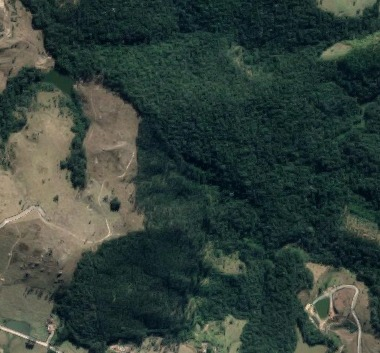
#> input picture floresta.jpeg, 380 x 353 px, found by its file name
$ jupyter execute --allow-errors exploratory.ipynb
#> lines starting #> are read from the running program, lines starting #| are printed output that depends on the picture; after the words box and inside, x2 and y2 are one past the last pixel; in counts of white or black regions, pixels touching at a corner belong together
[cell 1]
import numpy as np
import imageio as io
import scipy
from scipy import stats
from skimage import color
from skimage import filters
import matplotlib.pyplot as plt

[cell 2]
def normalize(matrix, start, end):
    return (matrix - matrix.min())/(matrix.max() - matrix.min()) * (end-start) + start

[cell 3]
# reference_name = 'montreal-bg.jpg'
reference_name = 'floresta.jpeg'

img_orig = ref_image = io.imread(reference_name)
#> img_orig is the input picture: shape (353, 380, 3); mean R, G, B 51.2, 65.1, 58.7
img_orig_gs = color.rgb2gray(img_orig)
img_orig_gs = normalize(img_orig_gs, 0, 255).astype(np.uint8)

plt.figure(figsize=(20, 10))
plt.subplot(121)
plt.imshow(img_orig)
plt.subplot(122)
plt.imshow(img_orig_gs, cmap='gray')
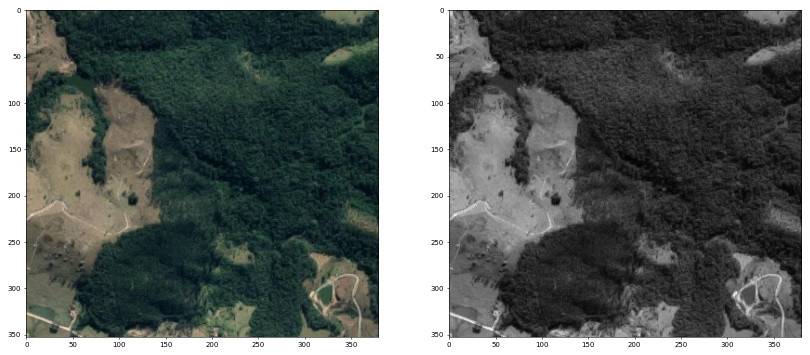
#> figure drawn by matplotlib, 2 panels

[cell 4]
# 1. Compute histogram
hist, _ = np.histogram(img_orig_gs, bins=256, range=(0,256))
#> hist = 256 values, max 2540 at index 38, min 0 at index 218, mean 524

# 2. Compute threshold
ths = filters.threshold_otsu(img_orig_gs)
#> ths = 83
img_ths = img_orig_gs < ths
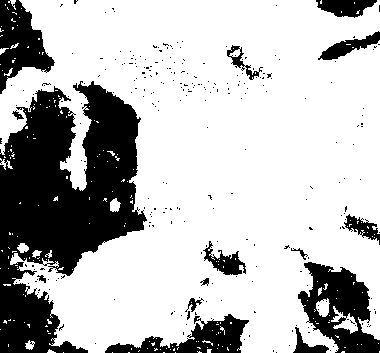
#> img_ths: shape (353, 380) bool; 73.3% white; 268 black regions (253 under 20 px), largest, box (x1, y1, x2, y2) and area: (0, 81, 147, 353) 22891, (298, 262, 380, 353) 3950, (0, 0, 55, 94) 2716
hist_ths, _ = np.histogram(img_ths, bins=256, range=(0,256))
#> hist_ths = 256 values, max 98382 at index 1, min 0 at index 2, mean 524


plt.figure(figsize=(20, 12))
plt.subplot(221); plt.imshow(img_orig_gs, cmap='gray')
plt.subplot(222); plt.bar(np.arange(0,256), hist)

plt.subplot(223); plt.imshow(img_ths, cmap='gray')
plt.subplot(224); plt.bar(np.arange(0,256), hist_ths)
#> figure, not shown here; panel 2: tallest bar 2540 high, from x = 37.6 to 38.4; panel 4: tallest bar 98382 high, from x = 0.6 to 1.4

[cell 5]
from skimage.filters import sobel
from skimage.segmentation import watershed
from skimage import morphology


no_seeds = 8
random_seeds = np.zeros(img_orig_gs.shape)

indices = np.random.randint(0, img_orig_gs.shape, [no_seeds, 2])


random_seeds[indices[:, 0], indices[:, 1]] = img_orig_gs[indices[:, 0], indices[:, 1]]

random_seeds = morphology.dilation(random_seeds, morphology.disk(4)).astype(np.uint8)
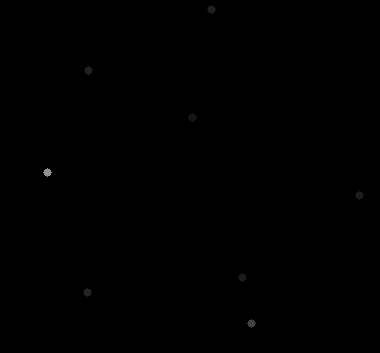
#> random_seeds: shape (353, 380); min 0, max 145, mean 0.1

elevation_map = sobel(img_orig_gs)
segmentation = watershed(elevation_map, random_seeds)
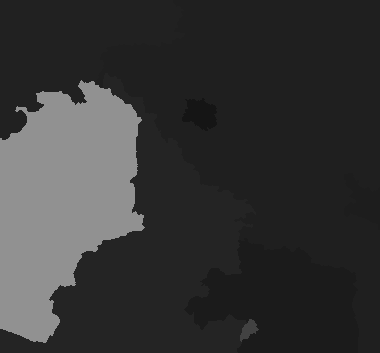
#> segmentation: shape (353, 380); min 21, max 145, mean 53.3
# segmentation = normalize(segmentation, 0, 255).astype(np.uint8)
# print(segmentation)

elev_ths, _ = np.histogram(elevation_map, bins=256, range=(0,256))
#> elev_ths = 256 values, max 134140 at index 0, min 0 at index 1, mean 524
seg_ths, _ = np.histogram(segmentation, bins=256, range=(0,256))
#> seg_ths = 256 values, max 51746 at index 31, min 0 at index 0, mean 524
rand_ths, _ = np.histogram(random_seeds, bins=256, range=(0,256))
#> rand_ths = 256 values, max 133748 at index 0, min 0 at index 1, mean 524

fig, axes = plt.subplots(2,2, figsize=(20, 12), sharex=True, sharey=True)
ax = axes.ravel()


axes[0, 0].imshow(img_orig_gs, cmap='gray'); axes[0, 0].axis('off'); axes[0,0].set_title('Image')
# axes[0, 1].bar(np.arange(0,256), hist)

axes[0, 1].imshow(random_seeds, cmap='gray'); axes[0, 1].axis('off'); axes[0,1].set_title('Random Seeds')
# axes[1, 1].bar(np.arange(0,256), hist)

axes[1, 0].imshow(elevation_map, cmap='gray'); axes[1, 0].axis('off'); axes[1,0].set_title('Elevation Map')
# axes[2, 1].bar(np.arange(0,256), elev_ths)

axes[1, 1].imshow(img_orig_gs, cmap='gray'); axes[1, 1].axis('off'); axes[1,1].set_title('Result')
axes[1, 1].imshow(segmentation, cmap=plt.cm.nipy_spectral, alpha=0.4)

[cell 6]
import numpy as np
import matplotlib.pyplot as plt
from scipy import ndimage as ndi

from skimage import data
from skimage.metrics import (adapted_rand_error,
                              variation_of_information)
from skimage.filters import sobel
from skimage.measure import label
from skimage.util import img_as_float
from skimage.feature import canny
from skimage.morphology import remove_small_objects
from skimage.segmentation import (morphological_geodesic_active_contour,
                                  inverse_gaussian_gradient,
                                  watershed,
                                  mark_boundaries)

[cell 7]
image = data.coins()
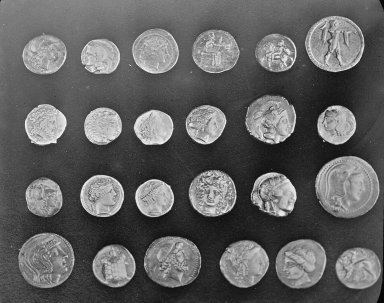
#> input picture skimage.data.coins(), 384 x 303 px
#> image is the input picture: shape (303, 384); min 1, max 252, mean 96.9

elevation_map = sobel(image)
#> elevation_map: shape (303, 384) float64
markers = np.zeros_like(image)
markers[image < 30] = 1
markers[image > 150] = 2
im_true = watershed(elevation_map, markers)
#> im_true: shape (303, 384); values 1 (black) and 2 (white), 33.4% white; 25 white regions (1 under 20 px), largest, box (x1, y1, x2, y2) and area: (315, 156, 380, 218) 3141, (305, 16, 365, 72) 2604, (18, 233, 75, 288) 2461
im_true = ndi.label(ndi.binary_fill_holes(im_true - 1))[0]
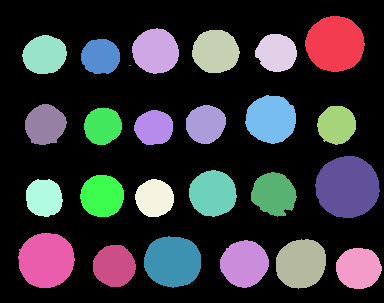
#> im_true: shape (303, 384) int32; 26 distinct labels, from 0 to 25; one colour per label, 0 black

[cell 8]
g, axes = plt.subplots(2,2, figsize=(20, 12), sharex=True, sharey=True)
ax = axes.ravel()


axes[0, 0].imshow(image, cmap='gray'); axes[0, 0].axis('off'); axes[0,0].set_title('Image')
# axes[0, 1].bar(np.arange(0,256), hist)

axes[0, 1].imshow(markers, cmap='gray'); axes[0, 1].axis('off'); axes[0,1].set_title('Markers')
# axes[1, 1].bar(np.arange(0,256), hist)

axes[1, 0].imshow(elevation_map, cmap='gray'); axes[1, 0].axis('off'); axes[1,0].set_title('Elevation Map')
# axes[2, 1].bar(np.arange(0,256), elev_ths)

#axes[1, 1].imshow(img_orig_gs, cmap='gray'); axes[1, 1].axis('off'); axes[1,1].set_title('Result')
#axes[1, 1].imshow(segmentation, cmap=plt.cm.nipy_spectral, alpha=0.4)
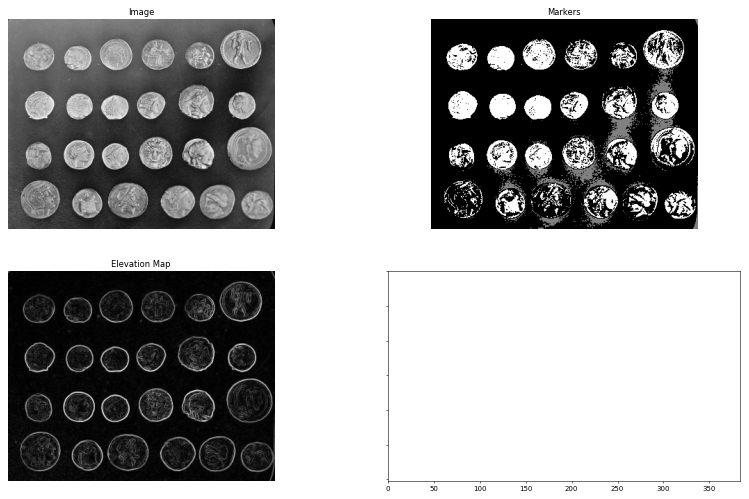
#> figure drawn by matplotlib, 3 panels

[cell 9]
def normalize(matrix, start, end):
    return (matrix - matrix.min())/(matrix.max() - matrix.min()) * (end-start) + start

[cell 10]
reference_name = 'paint_test.jpg'

img_orig = ref_image = io.imread(reference_name)
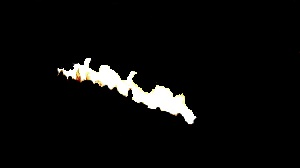
#> input picture notebooks/paint_test.jpg, 300 x 168 px
#> img_orig is the input picture: shape (168, 300, 3); mean R, G, B 11.4, 11.3, 10.8
img_orig_gs = color.rgb2gray(img_orig)
#> img_orig_gs: shape (168, 300) float64
img_orig_gs = normalize(img_orig_gs, 0, 255).astype(np.uint8)

[cell 11]
plt.figure(figsize=(20, 10))
plt.subplot(121)
plt.imshow(img_orig)
plt.subplot(122)
plt.imshow(img_orig_gs, cmap='gray')

[cell 12]
elevation_map = sobel(img_orig_gs)
#> elevation_map: shape (168, 300) float64
markers = np.zeros_like(img_orig_gs)
markers[img_orig_gs < 100] = 1
markers[img_orig_gs > 100] = 2
im_true = watershed(elevation_map, markers)
#> im_true: shape (168, 300); values 1 (black) and 2 (white), 4.5% white; 2 white regions (1 under 20 px), largest, box (x1, y1, x2, y2) and area: (57, 58, 196, 124) 2271
im_true_bin = ndi.label(ndi.binary_fill_holes(im_true - 1))[0]
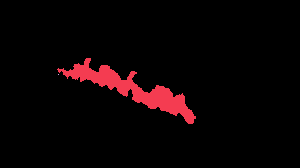
#> im_true_bin: shape (168, 300) int32; 3 distinct labels, from 0 to 2; one colour per label, 0 black

[cell 13]
ndi.label(ndi.binary_fill_holes(im_true - 1))

[cell 14]
unique, counts = np.unique(im_true_bin, return_counts=True)
#> unique = [0, 1, 2]; counts = [48127, 2272, 1]
dict(zip(unique, counts))
#> Out = {0: 48127, 1: 2272, 2: 1}

[cell 15]
fig, axes = plt.subplots(2,2, figsize=(20, 12), sharex=True, sharey=True)
ax = axes.ravel()


axes[0, 0].imshow(img_orig_gs, cmap='gray'); axes[0, 0].axis('off'); axes[0,0].set_title('Image')
# axes[0, 1].bar(np.arange(0,256), hist)

axes[0, 1].imshow(markers, cmap='gray'); axes[0, 1].axis('off'); axes[0,1].set_title('Random Seeds')
# axes[1, 1].bar(np.arange(0,256), hist)

axes[1, 0].imshow(elevation_map, cmap='gray'); axes[1, 0].axis('off'); axes[1,0].set_title('Elevation Map')
# axes[2, 1].bar(np.arange(0,256), elev_ths)

axes[1, 1].imshow(img_orig_gs, cmap='gray'); axes[1, 1].axis('off'); axes[1,1].set_title('Result')
axes[1, 1].imshow(im_true, cmap=plt.cm.nipy_spectral, alpha=0.9)

[cell 16]
plt.figure(figsize=(20, 12))
plt.imshow(mark_boundaries(img_orig_gs, im_true_bin))
#plt.set_title('True Segmentation')
#plt.set_axis_off()

[cell 17]
np.unique(im_true_bin)
#> Out = [0, 1, 2]

[cell 18]
reference_name = '000.jpg'

#> (the rest of this cell did not finish here and is left out)

[cell 19]
plt.figure(figsize=(20, 10))
plt.subplot(121)
#> (the rest of this cell did not finish here and is left out)

[cell 20]
label = '000_label.png'

img_orig = ref_image = io.imread(label)
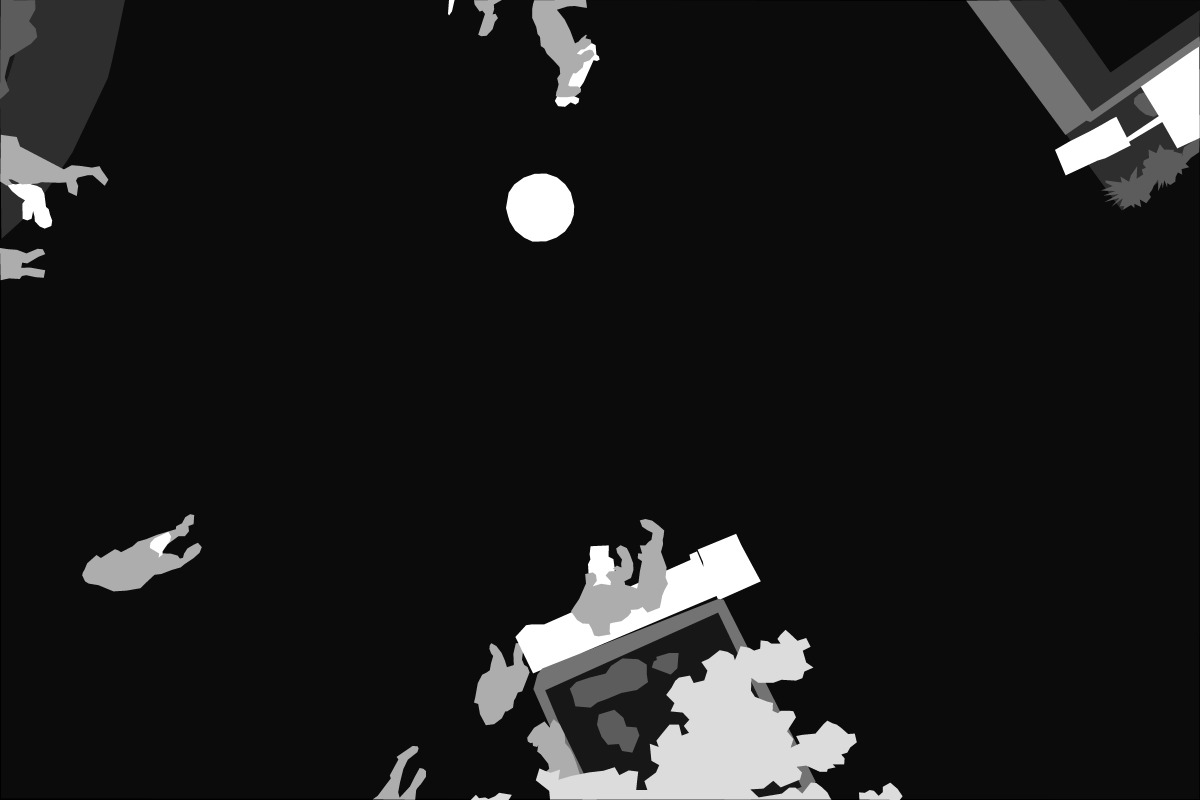
#> input picture notebooks/000_label.png, 6000 x 4000 px (shown at 1/5 size)
#> img_orig is the input picture: shape (4000, 6000); min 0, max 22, mean 2.5
img_orig_gs = color.rgb2gray(img_orig)
img_orig_gs = normalize(img_orig_gs, 0, 255).astype(np.uint8)
#> img_orig_gs: shape (4000, 6000)

[cell 21]
plt.figure(figsize=(20, 10))
plt.imshow(img_orig, cmap='gray')
plt.subplot(122)
plt.imshow(img_orig_gs, cmap='gray')

[cell 22]
np.unique(img_orig)
#> Out = [0, 1, 2, 4, 8, 10, 15, 19, 22]

[cell 23]
np.unique(img_orig_gs)
#> Out = [0, 11, 23, 46, 92, 115, 173, 220, 255]
